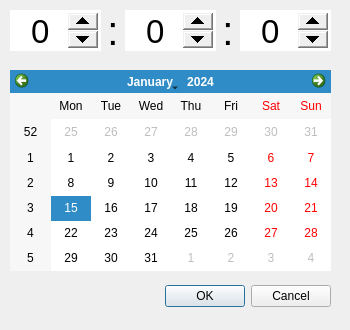
<?xml version="1.0" encoding="UTF-8"?>
<ui version="4.0">
 <class>timeSetDialog</class>
 <widget class="QDialog" name="timeSetDialog">
  <property name="geometry">
   <rect>
    <x>0</x>
    <y>0</y>
    <width>350</width>
    <height>330</height>
   </rect>
  </property>
  <property name="minimumSize">
   <size>
    <width>350</width>
    <height>330</height>
   </size>
  </property>
  <property name="maximumSize">
   <size>
    <width>350</width>
    <height>330</height>
   </size>
  </property>
  <property name="windowTitle">
   <string>Set Time</string>
  </property>
  <widget class="QDialogButtonBox" name="buttonBox">
   <property name="geometry">
    <rect>
     <x>150</x>
     <y>280</y>
     <width>181</width>
     <height>32</height>
    </rect>
   </property>
   <property name="orientation">
    <enum>Qt::Horizontal</enum>
   </property>
   <property name="standardButtons">
    <set>QDialogButtonBox::Cancel|QDialogButtonBox::Ok</set>
   </property>
  </widget>
  <widget class="QCalendarWidget" name="calendarWidget">
   <property name="geometry">
    <rect>
     <x>10</x>
     <y>70</y>
     <width>321</width>
     <height>201</height>
    </rect>
   </property>
  </widget>
  <widget class="QWidget" name="horizontalLayoutWidget">
   <property name="geometry">
    <rect>
     <x>10</x>
     <y>10</y>
     <width>321</width>
     <height>41</height>
    </rect>
   </property>
   <layout class="QHBoxLayout" name="horizontalLayout">
    <item>
     <widget class="QSpinBox" name="setHourBox">
      <property name="sizePolicy">
       <sizepolicy hsizetype="Minimum" vsizetype="Expanding">
        <horstretch>0</horstretch>
        <verstretch>0</verstretch>
       </sizepolicy>
      </property>
      <property name="font">
       <font>
        <pointsize>25</pointsize>
       </font>
      </property>
      <property name="styleSheet">
       <string notr="true">QSpinBox::down-button{
    width: 30
}
QSpinBox::up-button{
    width: 30
}</string>
      </property>
      <property name="wrapping">
       <bool>true</bool>
      </property>
      <property name="alignment">
       <set>Qt::AlignCenter</set>
      </property>
      <property name="readOnly">
       <bool>false</bool>
      </property>
      <property name="maximum">
       <number>23</number>
      </property>
     </widget>
    </item>
    <item>
     <widget class="QLabel" name="label">
      <property name="sizePolicy">
       <sizepolicy hsizetype="Fixed" vsizetype="Preferred">
        <horstretch>0</horstretch>
        <verstretch>0</verstretch>
       </sizepolicy>
      </property>
      <property name="font">
       <font>
        <pointsize>30</pointsize>
       </font>
      </property>
      <property name="text">
       <string>:</string>
      </property>
      <property name="alignment">
       <set>Qt::AlignCenter</set>
      </property>
     </widget>
    </item>
    <item>
     <widget class="QSpinBox" name="setMinuteBox">
      <property name="sizePolicy">
       <sizepolicy hsizetype="Minimum" vsizetype="Expanding">
        <horstretch>0</horstretch>
        <verstretch>0</verstretch>
       </sizepolicy>
      </property>
      <property name="font">
       <font>
        <pointsize>25</pointsize>
       </font>
      </property>
      <property name="styleSheet">
       <string notr="true">QSpinBox::down-button{
    width: 30
}
QSpinBox::up-button{
    width: 30
}</string>
      </property>
      <property name="wrapping">
       <bool>true</bool>
      </property>
      <property name="alignment">
       <set>Qt::AlignCenter</set>
      </property>
      <property name="readOnly">
       <bool>false</bool>
      </property>
      <property name="maximum">
       <number>59</number>
      </property>
     </widget>
    </item>
    <item>
     <widget class="QLabel" name="label_2">
      <property name="sizePolicy">
       <sizepolicy hsizetype="Fixed" vsizetype="Preferred">
        <horstretch>0</horstretch>
        <verstretch>0</verstretch>
       </sizepolicy>
      </property>
      <property name="font">
       <font>
        <pointsize>30</pointsize>
       </font>
      </property>
      <property name="text">
       <string>:</string>
      </property>
      <property name="alignment">
       <set>Qt::AlignCenter</set>
      </property>
     </widget>
    </item>
    <item>
     <widget class="QSpinBox" name="setSecondBox">
      <property name="sizePolicy">
       <sizepolicy hsizetype="Minimum" vsizetype="Expanding">
        <horstretch>0</horstretch>
        <verstretch>0</verstretch>
       </sizepolicy>
      </property>
      <property name="font">
       <font>
        <pointsize>25</pointsize>
       </font>
      </property>
      <property name="styleSheet">
       <string notr="true">QSpinBox::down-button{
    width: 30
}
QSpinBox::up-button{
    width: 30
}</string>
      </property>
      <property name="wrapping">
       <bool>true</bool>
      </property>
      <property name="alignment">
       <set>Qt::AlignCenter</set>
      </property>
      <property name="readOnly">
       <bool>false</bool>
      </property>
      <property name="showGroupSeparator" stdset="0">
       <bool>false</bool>
      </property>
      <property name="maximum">
       <number>59</number>
      </property>
     </widget>
    </item>
   </layout>
  </widget>
 </widget>
 <resources/>
 <connections>
  <connection>
   <sender>buttonBox</sender>
   <signal>accepted()</signal>
   <receiver>timeSetDialog</receiver>
   <slot>accept()</slot>
   <hints>
    <hint type="sourcelabel">
     <x>248</x>
     <y>254</y>
    </hint>
    <hint type="destinationlabel">
     <x>157</x>
     <y>274</y>
    </hint>
   </hints>
  </connection>
  <connection>
   <sender>buttonBox</sender>
   <signal>rejected()</signal>
   <receiver>timeSetDialog</receiver>
   <slot>reject()</slot>
   <hints>
    <hint type="sourcelabel">
     <x>316</x>
     <y>260</y>
    </hint>
    <hint type="destinationlabel">
     <x>286</x>
     <y>274</y>
    </hint>
   </hints>
  </connection>
 </connections>
</ui>
